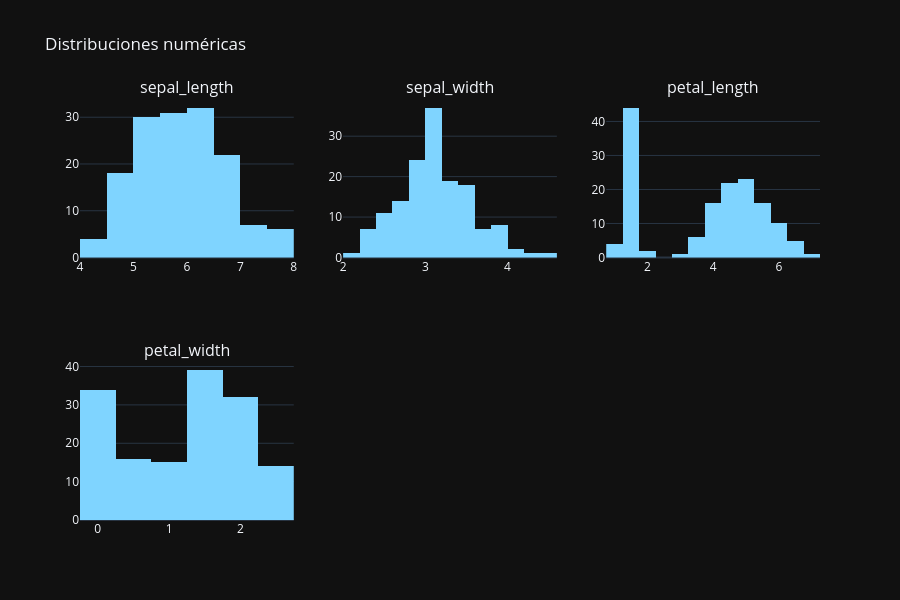

Notebook code for this chart:
### Code cell
# 2.4 Distribuciones de variables numéricas
num_cols = df.select_dtypes(include='number').columns.tolist()
if num_cols:
    display(df[num_cols].describe().T)
    cols = num_cols[:9]; rows = (len(cols)+2)//3
    fig = sp.make_subplots(rows=rows, cols=3, subplot_titles=cols)
    for i, col in enumerate(cols):
        fig.add_trace(go.Histogram(x=df[col].dropna(), marker_color=PRIMARY, name=col),
                      row=i//3+1, col=i%3+1)
    fig.update_layout(height=300*rows, showlegend=False, title_text='Distribuciones numéricas',
                      template='plotly_dark'); fig.show()
else:
    print('Sin columnas numéricas.')

### Figure 1 — Plotly figure (JSON) as saved in the notebook; plotly's stock layout.template omitted (floating-point values rounded to 4 significant figures; data arrays with more than 128 entries replaced by an {"elided": "..."} marker saying what was removed)
{"data": [{"marker": {"color": "#7fd4ff"}, "name": "sepal_length", "type": "histogram", "x": {"elided": "150 float values"}, "xaxis": "x", "yaxis": "y"}, {"marker": {"color": "#7fd4ff"}, "name": "sepal_width", "type": "histogram", "x": {"elided": "150 float values"}, "xaxis": "x2", "yaxis": "y2"}, {"marker": {"color": "#7fd4ff"}, "name": "petal_length", "type": "histogram", "x": {"elided": "150 float values"}, "xaxis": "x3", "yaxis": "y3"}, {"marker": {"color": "#7fd4ff"}, "name": "petal_width", "type": "histogram", "x": {"elided": "150 float values"}, "xaxis": "x4", "yaxis": "y4"}], "layout": {"annotations": [{"font": {"size": 16}, "showarrow": false, "text": "sepal_length", "x": 0.1444, "xanchor": "center", "xref": "paper", "y": 1.0, "yanchor": "bottom", "yref": "paper"}, {"font": {"size": 16}, "showarrow": false, "text": "sepal_width", "x": 0.5, "xanchor": "center", "xref": "paper", "y": 1.0, "yanchor": "bottom", "yref": "paper"}, {"font": {"size": 16}, "showarrow": false, "text": "petal_length", "x": 0.8556, "xanchor": "center", "xref": "paper", "y": 1.0, "yanchor": "bottom", "yref": "paper"}, {"font": {"size": 16}, "showarrow": false, "text": "petal_width", "x": 0.1444, "xanchor": "center", "xref": "paper", "y": 0.375, "yanchor": "bottom", "yref": "paper"}], "height": 600, "showlegend": false, "title": {"text": "Distribuciones numéricas"}, "xaxis": {"anchor": "y", "domain": [0.0, 0.2889]}, "xaxis2": {"anchor": "y2", "domain": [0.3556, 0.6444]}, "xaxis3": {"anchor": "y3", "domain": [0.7111, 1.0]}, "xaxis4": {"anchor": "y4", "domain": [0.0, 0.2889]}, "xaxis5": {"anchor": "y5", "domain": [0.3556, 0.6444]}, "xaxis6": {"anchor": "y6", "domain": [0.7111, 1.0]}, "yaxis": {"anchor": "x", "domain": [0.625, 1.0]}, "yaxis2": {"anchor": "x2", "domain": [0.625, 1.0]}, "yaxis3": {"anchor": "x3", "domain": [0.625, 1.0]}, "yaxis4": {"anchor": "x4", "domain": [0.0, 0.375]}, "yaxis5": {"anchor": "x5", "domain": [0.0, 0.375]}, "yaxis6": {"anchor": "x6", "domain": [0.0, 0.375]}}}
